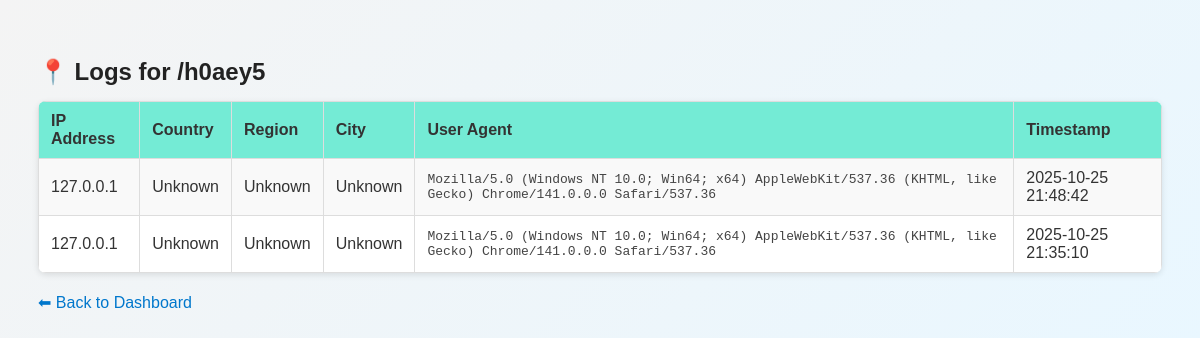
Screenshot of /logs/h0aey5 with the database file from the repository.
### tables this page shows
CREATE TABLE logs (
                    id INTEGER PRIMARY KEY AUTOINCREMENT,
                    short_key TEXT,
                    ip_address TEXT,
                    user_agent TEXT,
                    country TEXT, -- Added
                    region TEXT,  -- Added
                    city TEXT,    -- Added
                    timestamp TEXT
                );

### app.py (the view)
@app.route('/logs/<short_key>')
def logs(short_key):
    conn = sqlite3.connect('urls.db')
    c = conn.cursor()
    c.execute("SELECT ip_address, user_agent, country, region, city, timestamp FROM logs WHERE short_key=? ORDER BY id DESC", (short_key,))
    log_data = c.fetchall()
    conn.close()
    return render_template('logs.html', data=log_data, short_key=short_key)

### templates/logs.html (shortened to what this page needs)
<!DOCTYPE html>
<html lang="en">
<head>
</head>
<body>
    <div class="container">
        <h2>📍 Logs for /{{ short_key }}</h2>
        {% if data %}
        <table>
            <tr>
                <th>IP Address</th>
                <th>Country</th>
                <th>Region</th>
                <th>City</th>
                <th>User Agent</th>
                <th>Timestamp</th>
            </tr>
            {% for ip, ua, country, region, city, ts in data %}
            <tr>
                <td>{{ ip }}</td>
                <td>{{ country or '-' }}</td>
                <td>{{ region or '-' }}</td>
                <td>{{ city or '-' }}</td>
                <td><pre>{{ ua }}</pre></td>
                <td>{{ ts }}</td>
            </tr>
            {% endfor %}
        </table>
        {% else %}
            <p class="no-data">No logs found for this short link yet.</p>
        {% endif %}
        <a href="/dashboard">⬅ Back to Dashboard</a>
    </div>
</body>
</html>

### templates/logs.html (style rules this page uses)
body { font-family: Arial, sans-serif; background: linear-gradient(135deg, #f4f4f4 0%, #e9f7ff 100%); padding: 30px; color: #333; }
h2 { color: #222; margin-bottom: 15px; }
table { width: 100%; border-collapse: collapse; box-shadow: 0 2px 6px rgba(0,0,0,0.1); background: white; border-radius: 8px; overflow: hidden; }
th, td { padding: 10px 12px; text-align: left; border: 1px solid #ddd; }
th { background: #74ebd5; color: #333; font-weight: 600; }
tr:nth-child(even) { background: #f9f9f9; }
pre { white-space: pre-wrap; word-wrap: break-word; margin: 0; font-size: 13px; color: #444; }
a { display: inline-block; margin-top: 20px; text-decoration: none; color: #0077cc; font-weight: 500; }
.container { max-width: 1200px; margin: auto; }

### rows the page displays
logs: ip_address "127.0.0.1", country "Unknown", region "Unknown", city "Unknown", user_agent "Mozilla/5.0 (Windows NT 10.0; Win64; x64) AppleWebKit/537.36 (KHTML, like Gecko) Chrome/141.0.0.0 Safari/537.36", timestamp "2025-10-25 21:48:42"
logs: ip_address "127.0.0.1", country "Unknown", region "Unknown", city "Unknown", user_agent "Mozilla/5.0 (Windows NT 10.0; Win64; x64) AppleWebKit/537.36 (KHTML, like Gecko) Chrome/141.0.0.0 Safari/537.36", timestamp "2025-10-25 21:35:10"

### other values shown
{{ short_key }} "h0aey5"
